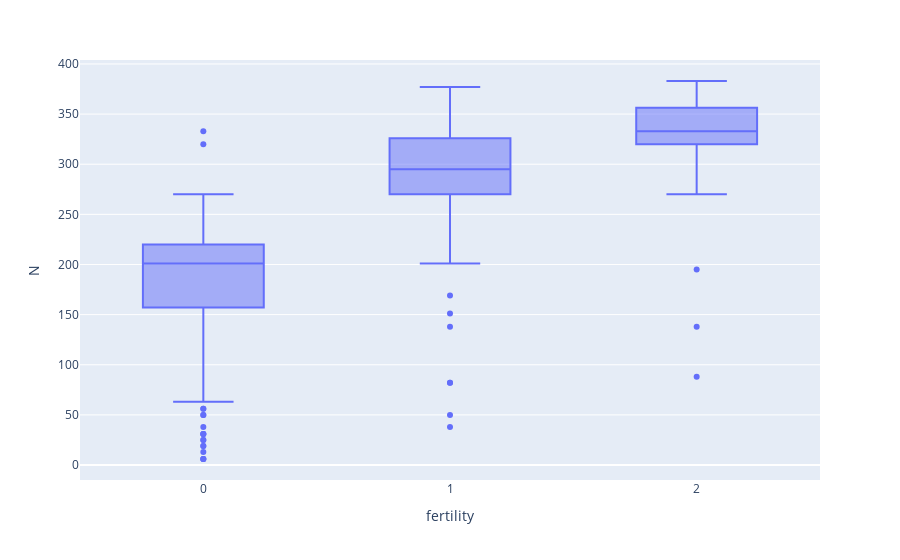

The code cell stored with this chart in its notebook:
### Code cell
# boxplot fertility vs N

fig = px.box(data, y='N', x='fertility')
fig.update_layout(height=600)
fig.show()
fig.write_image('boxplot_fertility_vs_N.jpg')

### Figure 1 — Plotly figure (JSON) as saved in the notebook; plotly's stock layout.template omitted (floating-point values rounded to 4 significant figures; data arrays with more than 128 entries replaced by an {"elided": "..."} marker saying what was removed)
{"data": [{"alignmentgroup": "True", "hovertemplate": "fertility=%{x}<br>N=%{y}<extra></extra>", "legendgroup": "", "marker": {"color": "#636efa"}, "name": "", "notched": false, "offsetgroup": "", "orientation": "v", "showlegend": false, "type": "box", "x": {"elided": "880 int values"}, "x0": " ", "xaxis": "x", "y": {"elided": "880 int values"}, "y0": " ", "yaxis": "y"}], "layout": {"autosize": true, "boxmode": "group", "legend": {"tracegroupgap": 0}, "margin": {"t": 60}, "xaxis": {"anchor": "y", "autorange": true, "domain": [0, 1], "range": [-0.5, 2.5], "title": {"text": "fertility"}, "type": "linear"}, "yaxis": {"anchor": "x", "autorange": true, "domain": [0, 1], "range": [-14.94, 403.9], "title": {"text": "N"}, "type": "linear"}}}
